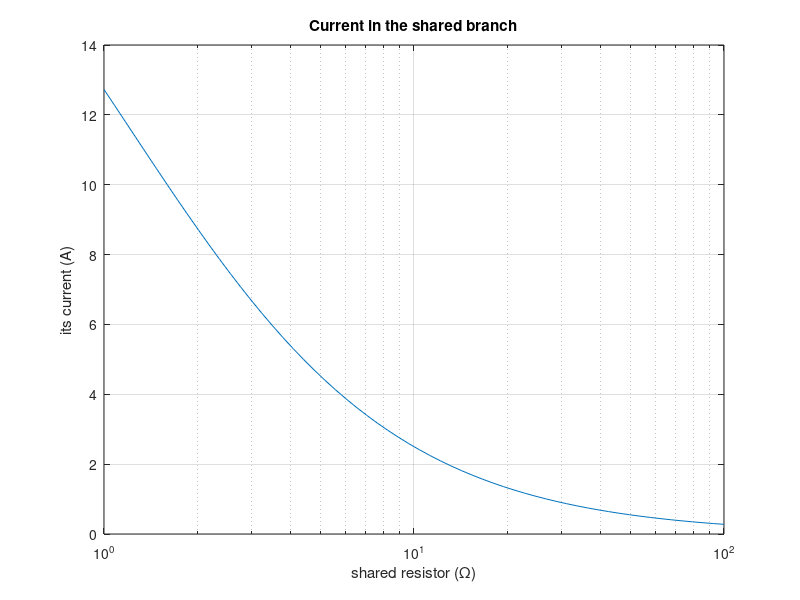

MATLAB code for this plot:
% Circuits 1 — Introduction to the Mesh-Current Method
%title: Mesh Currents with a Resistance Matrix
%ar-title: تيارات الحلقات بمصفوفة المقاومة
%lesson: c1-techniques-4
%course: circuits-1

%% The two mesh equations
%ar: الحلقة 1: 13 i1 − 10 i2 = 40. الحلقة 2: −10 i1 + 12 i2 = −20. على القطر مجموع مقاومات الحلقة، وخارجه سالب المقاومة المشتركة.
R = [13 -10
     -10 12];
v = [40; -20];
i = R \ v;
fprintf('i1 = %g A, i2 = %g A, current in the 10 ohm = %g A\n', i, i(1) - i(2))
%check: all(abs(i - [5; 2.5]) < 1e-9)

%% Power of every element
%ar: 3 Ω يحمل i1، و 2 Ω يحمل i2، و 10 Ω يحمل الفرق. المصدر 40 V يولّد 40·i1، و 20 V يمتص 20·i2.
%ar: إذا ظهر المجموع رقمًا مثل 3.55e-14 بدل 0 فهذا خطأ التقريب في حساب الأعداد العشرية داخل الحاسب، وهو صفر عمليًا. لذلك نقارن دائمًا بـ abs(x) < 1e-9 لا بـ x == 0.
p = [3*i(1)^2, 2*i(2)^2, 10*(i(1) - i(2))^2, -40*i(1), 20*i(2)];
fprintf('powers: %g %g %g %g %g  sum = %g W\n', p, sum(p))
%check: abs(sum(p)) < 1e-9

%%! Project idea: sweep a resistor
%ar: مشروع: كيف يتغير تيار المقاومة المشتركة إذا غيّرنا قيمتها من 1 إلى 100 Ω؟ نبني المصفوفة داخل حلقة بدل كتابتها يدويًا.
Rm = logspace(0, 2, 60); iM = zeros(size(Rm));
for k = 1:numel(Rm)
    x = [3 + Rm(k), -Rm(k); -Rm(k), 2 + Rm(k)] \ [40; -20]; iM(k) = x(1) - x(2);
end
semilogx(Rm, iM); grid on; xlabel('shared resistor (\Omega)'); ylabel('its current (A)'); title('Current in the shared branch')
